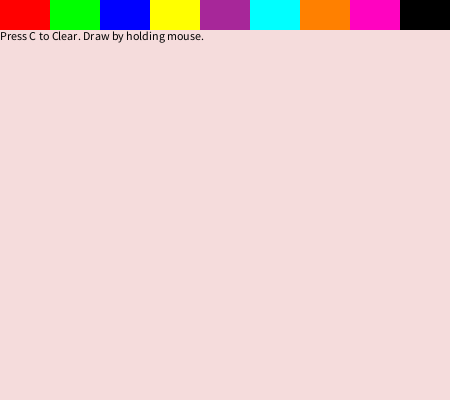
Frame 1 (no input)
Frame 60 (the mouse pressed at the canvas centre just before this capture): identical to frame 1, image omitted
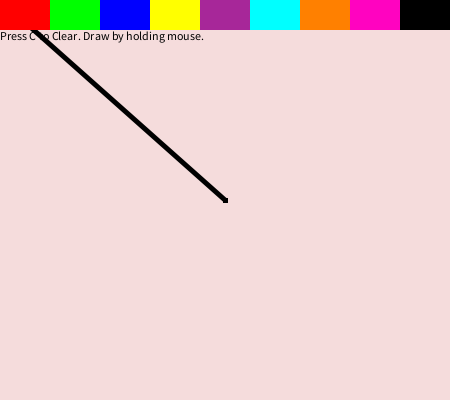
Frame 120 (the mouse held since frame 60 and released just before this capture)

The Processing sketch that drew these frames (run headless with seeded random() and noise(); from frame 60 on, the mouse is pressed at the canvas centre):

// Processing sketch: processing_94802
// ── processing_94802.pde

color c = color(0); //color black
color c1= color(255,0,0); //color red
color c2= color(0,255,0); //color green
color c3= color(0,0,255); //color blue
color c4= color(255,255,0); //color yellow
color c5= color(167,39,153); //color purple
color c6= color(0,255,255); //color sky blue
color c7= color(255,128,0); //color orange
color c8= color(255,3,192); //color pink
color c9= color(0); //color black

void setup(){
   size(450,400); //size of window
   background(245,220,220); //background color pinkish
   strokeWeight(5); //set stroke to 5
   fill(0); //fill text color black
   text("Press C to Clear. Draw by holding mouse.", 0, 40); //display text at postion 0,40
}


void draw(){
  pallet(0,0); //calling pallet function
  pic(); //calling the pic funtion that draws line
  if (keyPressed){ //if key is pressed...
    if (key == 'c') //if c is pressed...
      background(245,220,220); //background color light pinkish
      pallet(0,0); //calls pallet function
    }
  }


void pallet(int x, int y){ //define pallet function(color boxes on top)
 noStroke(); //gets rid of line around box  
 fill(255,0,0); //red
 rect(x,y,50,30); //red box
 
 fill(0,255,0); //green
 rect(x+50,y,50,30);  //green box
 
 fill(0,0,255); //blue
 rect(x+100,y,50,30); //blue box
 
 fill(255,255,0); //yellow
 rect(x+150,y,50,30); //yellow box
 
 fill(167,39,153); //purple
 rect(x+200,y,50,30); //purple box
 
 fill(0,255,255); //sky blue 
 rect(x+250,y,50,30); //sky blue box
 
 fill(255,128,0); //orange
 rect(x+300,y,50,30); //orange box
 
 fill(255,3,192); //pink
 rect(x+350,y,50,30); //pink box
 
 fill(0); //black
 rect(x+400, y, 50,30); //black box
}

void pickcolor(){ //choosing color of line
  int a = mouseX; //set a to mouse 
  int b= mouseY; //set b to mouse
  stroke(c); //set stroke to c (black)
  if (a>0 && a<50 && b>0 && b<30){  //if a is between 0-50 and b between 0-30 than...
    c = c1; //set c to c1
    stroke(c1); //change stroke to c1 (red)
  }
  if (a>51 && a<100 && b>0 && b<30){ //if a is between 51-100 and b is between 0-30 than...
    c = c2;  //set c to c2
    stroke(c2);  //change stroke to c2 (green)
  }
  if (a>101 && a<150 && b>0 && b<30){  //if a is between 101-150 and b between 0-30 than...
    c = c3; //set c to c3
    stroke(c3); //change stroke to c3 (blue)
  }
  if (a>151 && a<200 && b>0 && b<30){ //if a is between 151-200 and b is between 0-30 than...
    c = c4;  //set c to c4
    stroke(c4);  //change stroke to c4 (yellow)
  }
  if (a>201 && a<250 && b>0 && b<30){  //if a is between 201-250 and b between 0-30 than...
    c = c5; //set c to c5
    stroke(c5); //change stroke to c5 (purple)
  }
  if (a>251 && a<300 && b>0 && b<30){ //if a is between 251-300 and b is between 0-30 than...
    c = c6;  //set c to c6
    stroke(c6);  //change stroke to c6 (sky blue)
  }
  if (a>301 && a<350 && b>0 && b<30){ //if a is between 301-350 and b is between 0-30 than...
    c = c7;  //set c to c7
    stroke(c7);  //change stroke to c7 (orange)
  }
  if (a>351 && a<400 && b>0 && b<30){  //if a is between 351-400 and b between 0-30 than...
    c = c8; //set c to c8
    stroke(c8); //change stroke to c8 (pink)
  }
  if (a>401 && a<450 && b>0 && b<30){ //if a is between 401-450 and b is between 0-30 than...
    c = c9;  //set c to c9
    stroke(c9);  //change stroke to c9 (black)
  }
 
}

void pic(){ //drawing lines function
 pickcolor(); //calling funtion to pick color for lines
 if (mousePressed == true){ //if the mouse is pressed than...
   line(mouseX,mouseY,pmouseX,pmouseY); //start drawing line where mouse is. pmousex and y uses the last mousex and y postion to drawing the end point
 } 
}


  
